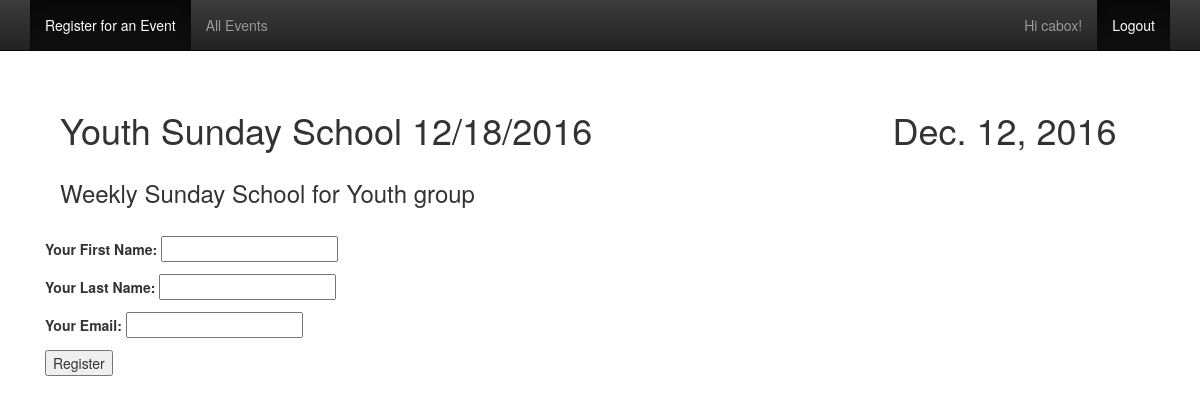
The page /events/2/ (signed in) on the database its author committed.
### events/models.py (models this page shows, shortened)
class Event(models.Model):
    name = models.CharField(max_length=70)
    date_time = models.DateField('Event date time', default=timezone.now)
    description = models.TextField()
    active = models.BooleanField(default=True)
    class Meta:
        ordering = ['-date_time']

### events/views.py (the view)
# urls.py: url(r'^(?P<event_id>[0-9]+)/$', views.detail, name='detail'),
def detail(request, event_id):
  event = get_object_or_404(Event, pk=event_id)
  if request.method == 'POST': # if this is a POST request we need to process the form data
      form = RegisterForm(request.POST)
      if form.is_valid():
          p_id = get_person_id(form)
          attend = Attendance(person_id = p_id, event_id = event_id)
          attend.save()
          return HttpResponseRedirect('/events/')
  else: # if a GET (or any other method) we'll create a blank form
      form = RegisterForm()
      return render(request, 'events/detail.html', {'event': event, 'form': form})
  return render(request, 'events/detail.html', {'event': event, 'form': form})

### events/forms.py
class RegisterForm(forms.Form):
    error_css_class = 'errorlist'
    attendee_first_name = forms.CharField(label='Your First Name', max_length=100)
    attendee_last_name = forms.CharField(label='Your Last Name', max_length=100)
    attendee_email = forms.CharField(label='Your Email', max_length=200)
    class Meta:
        model = Person

### events/templates/events/detail.html (shortened to what this page needs)
{% extends "base.html" %}
{% block content %}
<div class="starter-template">
  <div>
    <div class='col-md-9'><h1>{{ event.name }}</h1></div>
    <div class='col-md-3'><h1>{{ event.date_time }}</h1></div>
  </div>
  <div>
    <div class='col-md-12'><h3>{{ event.description }}</h3> </div>
  </div>
</div>
<br /><br />
<div>
  <div class='col-md-12'>&nbsp;</div>
  <div class='col-md-12'>
    <form action="/events/{{ event.id }}/" method="post">
        {{ form.as_p }}
        <input type="submit" value="Register" />
    </form>
  </div>
</div>
{% endblock %}

### events/templates/base.html (shortened to what this page needs)
{% load static %}
<html>
  <head>
    <link href="{% static "events/starter-template.css" %}" rel="stylesheet">
    <link rel="stylesheet" href="https://maxcdn.bootstrapcdn.com/bootstrap/3.3.7/css/bootstrap.min.css">
    <link rel="stylesheet" href="https://maxcdn.bootstrapcdn.com/bootstrap/3.3.7/css/bootstrap-theme.min.css">
  </head>
  <body>
    <nav class="navbar navbar-inverse navbar-fixed-top">
      <div class="container">
        <ul class="nav navbar-nav">
          <li class="active"><a href="#">Register for an Event</a></li>
          <li><a href="/events/">All Events</a></li>
        </ul>
        <ul class="nav navbar-nav pull-right">
          {% if user.is_authenticated %}
              <li>
                  <a>Hi {{ user.username }}!</a>
              </li>
              <li class="active">
                  <a href="{% url 'logout' %}">Logout</a>
              </li>
          {% else %}
          <li class="active">
            <a href="{% url 'login' %}">Login</a>
          </li>
          {% endif %}
        </ul>
      </div>
    </nav>
    <div class="container">
      {% block content %} {% endblock %}
    </div>
  </body>
</html>

### events/static/events/starter-template.css (style rules this page uses)
body { padding-top: 50px; }
.starter-template { padding: 40px 15px; text-align: left; }

### rows shown on the page
Event: name "Youth Sunday School 12/18/2016", date_time "Dec. 12, 2016", description "Weekly Sunday School for Youth group"

### other values the page prints
{{ user.username }} "cabox"
